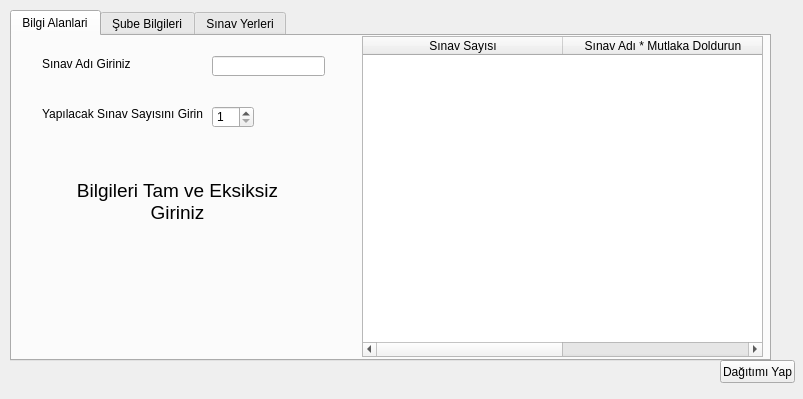
<?xml version="1.0" encoding="UTF-8"?>
<ui version="4.0">
 <class>Form</class>
 <widget class="QWidget" name="Form">
  <property name="geometry">
   <rect>
    <x>0</x>
    <y>0</y>
    <width>803</width>
    <height>399</height>
   </rect>
  </property>
  <property name="windowTitle">
   <string>Yeni Dağıtım</string>
  </property>
  <widget class="QPushButton" name="dagitim">
   <property name="geometry">
    <rect>
     <x>720</x>
     <y>360</y>
     <width>75</width>
     <height>23</height>
    </rect>
   </property>
   <property name="text">
    <string>Dağıtımı Yap</string>
   </property>
  </widget>
  <widget class="QTabWidget" name="tab_bilgialanlari">
   <property name="geometry">
    <rect>
     <x>10</x>
     <y>10</y>
     <width>761</width>
     <height>351</height>
    </rect>
   </property>
   <property name="currentIndex">
    <number>0</number>
   </property>
   <widget class="QWidget" name="bilgialanlari">
    <attribute name="title">
     <string>Bilgi Alanlari</string>
    </attribute>
    <widget class="QLabel" name="label">
     <property name="geometry">
      <rect>
       <x>30</x>
       <y>20</y>
       <width>121</width>
       <height>16</height>
      </rect>
     </property>
     <property name="text">
      <string>Sınav Adı Giriniz</string>
     </property>
    </widget>
    <widget class="QLineEdit" name="sinav_adi">
     <property name="geometry">
      <rect>
       <x>200</x>
       <y>20</y>
       <width>113</width>
       <height>20</height>
      </rect>
     </property>
    </widget>
    <widget class="QLabel" name="label_2">
     <property name="geometry">
      <rect>
       <x>30</x>
       <y>70</y>
       <width>161</width>
       <height>16</height>
      </rect>
     </property>
     <property name="text">
      <string>Yapılacak Sınav Sayısını Giriniz</string>
     </property>
    </widget>
    <widget class="QTableWidget" name="sinav_tablosu_01">
     <property name="geometry">
      <rect>
       <x>350</x>
       <y>0</y>
       <width>401</width>
       <height>321</height>
      </rect>
     </property>
     <attribute name="horizontalHeaderDefaultSectionSize">
      <number>200</number>
     </attribute>
     <column>
      <property name="text">
       <string>Sınav Sayısı</string>
      </property>
     </column>
     <column>
      <property name="text">
       <string>Sınav Adı * Mutlaka Doldurun</string>
      </property>
     </column>
    </widget>
    <widget class="QLabel" name="label_5">
     <property name="geometry">
      <rect>
       <x>40</x>
       <y>140</y>
       <width>251</width>
       <height>51</height>
      </rect>
     </property>
     <property name="font">
      <font>
       <pointsize>14</pointsize>
      </font>
     </property>
     <property name="styleSheet">
      <string notr="true">QLabel{rgb(255, 0, 0)}</string>
     </property>
     <property name="text">
      <string>Bilgileri Tam ve Eksiksiz Giriniz</string>
     </property>
     <property name="alignment">
      <set>Qt::AlignCenter</set>
     </property>
     <property name="wordWrap">
      <bool>true</bool>
     </property>
    </widget>
    <widget class="QSpinBox" name="sinav_sayisi">
     <property name="geometry">
      <rect>
       <x>200</x>
       <y>70</y>
       <width>42</width>
       <height>22</height>
      </rect>
     </property>
     <property name="minimum">
      <number>1</number>
     </property>
    </widget>
   </widget>
   <widget class="QWidget" name="sube_bilgileri">
    <attribute name="title">
     <string>Şube Bilgileri</string>
    </attribute>
    <widget class="QTableWidget" name="sinav_tablosu_02">
     <property name="geometry">
      <rect>
       <x>450</x>
       <y>0</y>
       <width>271</width>
       <height>321</height>
      </rect>
     </property>
     <column>
      <property name="text">
       <string>Şube Adı</string>
      </property>
     </column>
    </widget>
    <widget class="QLabel" name="label_6">
     <property name="geometry">
      <rect>
       <x>60</x>
       <y>70</y>
       <width>321</width>
       <height>51</height>
      </rect>
     </property>
     <property name="font">
      <font>
       <pointsize>14</pointsize>
      </font>
     </property>
     <property name="styleSheet">
      <string notr="true">QLabel{rgb(255, 0, 0)}</string>
     </property>
     <property name="text">
      <string>Şubeler İçin Sınavları Tercih Ediniz</string>
     </property>
     <property name="alignment">
      <set>Qt::AlignCenter</set>
     </property>
     <property name="wordWrap">
      <bool>true</bool>
     </property>
    </widget>
    <widget class="QLabel" name="label_7">
     <property name="geometry">
      <rect>
       <x>20</x>
       <y>160</y>
       <width>401</width>
       <height>51</height>
      </rect>
     </property>
     <property name="font">
      <font>
       <pointsize>14</pointsize>
      </font>
     </property>
     <property name="styleSheet">
      <string notr="true">QLabel{rgb(255, 0, 0)}</string>
     </property>
     <property name="text">
      <string>Sınav Seçilmeyen Sınıflar Dağıtılmayacaktır !!!</string>
     </property>
     <property name="alignment">
      <set>Qt::AlignCenter</set>
     </property>
     <property name="wordWrap">
      <bool>true</bool>
     </property>
    </widget>
   </widget>
   <widget class="QWidget" name="sinav_yerleri">
    <attribute name="title">
     <string>Sınav Yerleri</string>
    </attribute>
    <widget class="QTableWidget" name="sinav_tablosu_03">
     <property name="geometry">
      <rect>
       <x>340</x>
       <y>0</y>
       <width>331</width>
       <height>321</height>
      </rect>
     </property>
     <column>
      <property name="text">
       <string>Salon Adı</string>
      </property>
     </column>
     <column>
      <property name="text">
       <string>Salon Seçimi</string>
      </property>
     </column>
    </widget>
    <widget class="QLabel" name="label_3">
     <property name="geometry">
      <rect>
       <x>50</x>
       <y>30</y>
       <width>171</width>
       <height>16</height>
      </rect>
     </property>
     <property name="text">
      <string>Sınav Yapılacak Salonları Seçiniz</string>
     </property>
    </widget>
   </widget>
  </widget>
 </widget>
 <resources/>
 <connections/>
</ui>
